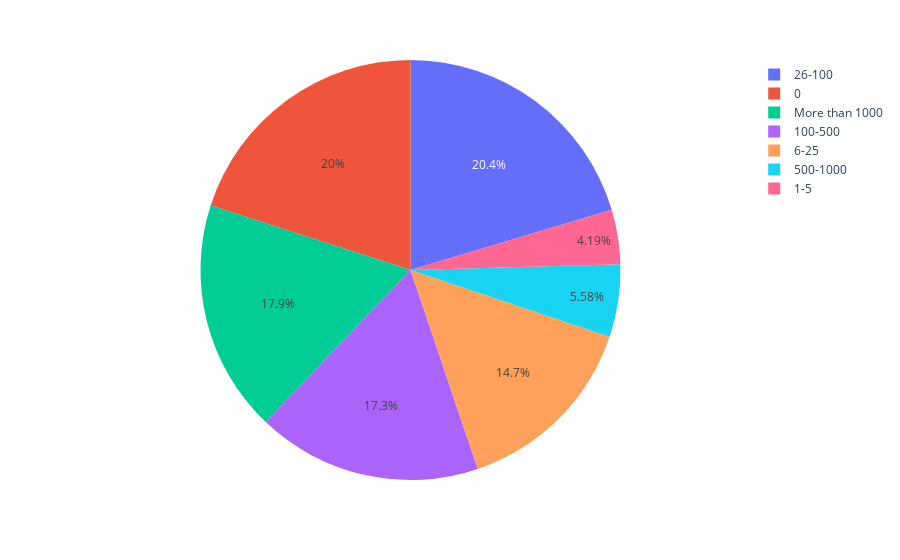

Here is the notebook cell this chart was saved with:
### Code cell
fig = px.pie(data, values=new_dis['Do you currently have a mental health disorder?'], names=new_dis[
            'How many employees does your company or organization have?'])
fig.show()

### Figure 1 — Plotly figure (JSON) as saved in the notebook; plotly's stock layout.template omitted (floating-point values rounded to 4 significant figures)
{"data": [{"domain": {"x": [0, 1], "y": [0, 1]}, "hoverlabel": {"namelength": 0}, "hovertemplate": "label=%{label}<br>value=%{value}", "labels": [0, "1-5", "100-500", "26-100", "500-1000", "6-25", "More than 1000"], "legendgroup": "", "name": "", "showlegend": true, "type": "pie", "values": [287, 60, 248, 292, 80, 210, 256]}], "layout": {"legend": {"tracegroupgap": 0}, "margin": {"t": 60}}}
